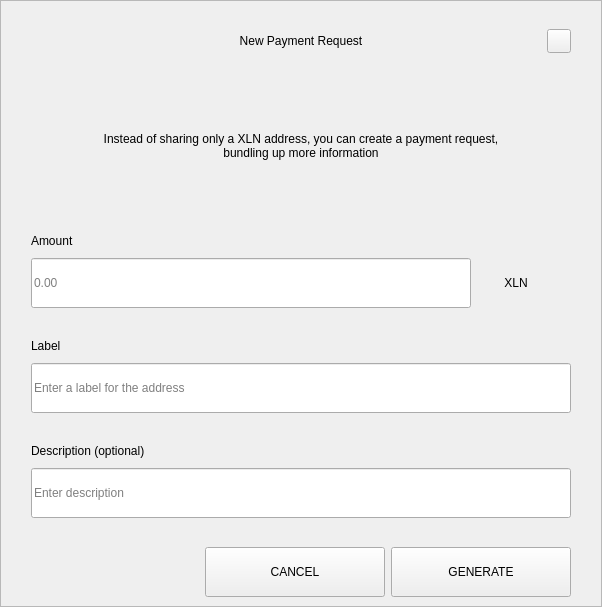
<?xml version="1.0" encoding="UTF-8"?>
<ui version="4.0">
 <class>RequestDialog</class>
 <widget class="QDialog" name="RequestDialog">
  <property name="geometry">
   <rect>
    <x>0</x>
    <y>0</y>
    <width>602</width>
    <height>607</height>
   </rect>
  </property>
  <property name="windowTitle">
   <string>Dialog</string>
  </property>
  <layout class="QVBoxLayout" name="verticalLayout_5">
   <property name="spacing">
    <number>0</number>
   </property>
   <property name="leftMargin">
    <number>0</number>
   </property>
   <property name="topMargin">
    <number>0</number>
   </property>
   <property name="rightMargin">
    <number>0</number>
   </property>
   <property name="bottomMargin">
    <number>0</number>
   </property>
   <item>
    <widget class="QFrame" name="frame">
     <property name="styleSheet">
      <string notr="true"/>
     </property>
     <property name="frameShape">
      <enum>QFrame::StyledPanel</enum>
     </property>
     <property name="frameShadow">
      <enum>QFrame::Raised</enum>
     </property>
     <layout class="QVBoxLayout" name="verticalLayout_4" stretch="1,0,0">
      <property name="spacing">
       <number>0</number>
      </property>
      <property name="leftMargin">
       <number>30</number>
      </property>
      <property name="topMargin">
       <number>20</number>
      </property>
      <property name="rightMargin">
       <number>30</number>
      </property>
      <property name="bottomMargin">
       <number>0</number>
      </property>
      <item>
       <layout class="QHBoxLayout" name="horizontalLayout_3">
        <property name="spacing">
         <number>0</number>
        </property>
        <item>
         <spacer name="horizontalSpacer_21">
          <property name="orientation">
           <enum>Qt::Horizontal</enum>
          </property>
          <property name="sizeHint" stdset="0">
           <size>
            <width>40</width>
            <height>20</height>
           </size>
          </property>
         </spacer>
        </item>
        <item>
         <widget class="QLabel" name="labelTitle">
          <property name="minimumSize">
           <size>
            <width>0</width>
            <height>40</height>
           </size>
          </property>
          <property name="maximumSize">
           <size>
            <width>16777215</width>
            <height>40</height>
           </size>
          </property>
          <property name="styleSheet">
           <string notr="true">padding-left:24px;</string>
          </property>
          <property name="text">
           <string>New Payment Request</string>
          </property>
          <property name="alignment">
           <set>Qt::AlignCenter</set>
          </property>
          <property name="margin">
           <number>7</number>
          </property>
         </widget>
        </item>
        <item>
         <spacer name="horizontalSpacer">
          <property name="orientation">
           <enum>Qt::Horizontal</enum>
          </property>
          <property name="sizeHint" stdset="0">
           <size>
            <width>40</width>
            <height>20</height>
           </size>
          </property>
         </spacer>
        </item>
        <item>
         <widget class="QPushButton" name="btnEsc">
          <property name="minimumSize">
           <size>
            <width>24</width>
            <height>24</height>
           </size>
          </property>
          <property name="maximumSize">
           <size>
            <width>24</width>
            <height>24</height>
           </size>
          </property>
          <property name="focusPolicy">
           <enum>Qt::NoFocus</enum>
          </property>
          <property name="text">
           <string/>
          </property>
         </widget>
        </item>
       </layout>
      </item>
      <item>
       <widget class="QStackedWidget" name="stack">
        <property name="minimumSize">
         <size>
          <width>540</width>
          <height>0</height>
         </size>
        </property>
        <property name="maximumSize">
         <size>
          <width>540</width>
          <height>16777215</height>
         </size>
        </property>
        <property name="currentIndex">
         <number>0</number>
        </property>
        <widget class="QWidget" name="page_1">
         <property name="minimumSize">
          <size>
           <width>540</width>
           <height>0</height>
          </size>
         </property>
         <property name="maximumSize">
          <size>
           <width>540</width>
           <height>16777215</height>
          </size>
         </property>
         <layout class="QVBoxLayout" name="layout1">
          <property name="spacing">
           <number>0</number>
          </property>
          <property name="leftMargin">
           <number>0</number>
          </property>
          <property name="topMargin">
           <number>0</number>
          </property>
          <property name="rightMargin">
           <number>0</number>
          </property>
          <property name="bottomMargin">
           <number>0</number>
          </property>
          <item>
           <spacer name="verticalSpacer_21">
            <property name="orientation">
             <enum>Qt::Vertical</enum>
            </property>
            <property name="sizeType">
             <enum>QSizePolicy::Fixed</enum>
            </property>
            <property name="sizeHint" stdset="0">
             <size>
              <width>20</width>
              <height>30</height>
             </size>
            </property>
           </spacer>
          </item>
          <item alignment="Qt::AlignHCenter">
           <widget class="QLabel" name="labelMessage">
            <property name="minimumSize">
             <size>
              <width>400</width>
              <height>50</height>
             </size>
            </property>
            <property name="text">
             <string>Instead of sharing only a XLN address, you can create a payment request, bundling up more information</string>
            </property>
            <property name="alignment">
             <set>Qt::AlignCenter</set>
            </property>
            <property name="wordWrap">
             <bool>true</bool>
            </property>
           </widget>
          </item>
          <item alignment="Qt::AlignBottom">
           <widget class="QWidget" name="containerAmount" native="true">
            <layout class="QVBoxLayout" name="verticalLayout">
             <property name="spacing">
              <number>9</number>
             </property>
             <property name="leftMargin">
              <number>0</number>
             </property>
             <property name="topMargin">
              <number>0</number>
             </property>
             <property name="rightMargin">
              <number>0</number>
             </property>
             <property name="bottomMargin">
              <number>0</number>
             </property>
             <item>
              <widget class="QLabel" name="labelSubtitleAmount">
               <property name="minimumSize">
                <size>
                 <width>350</width>
                 <height>16</height>
                </size>
               </property>
               <property name="maximumSize">
                <size>
                 <width>16777215</width>
                 <height>16</height>
                </size>
               </property>
               <property name="text">
                <string>Amount</string>
               </property>
              </widget>
             </item>
             <item alignment="Qt::AlignTop">
              <widget class="QWidget" name="layoutAmount" native="true">
               <layout class="QHBoxLayout" name="horizontalLayout" stretch="2,0">
                <property name="spacing">
                 <number>0</number>
                </property>
                <property name="leftMargin">
                 <number>0</number>
                </property>
                <property name="topMargin">
                 <number>0</number>
                </property>
                <property name="rightMargin">
                 <number>0</number>
                </property>
                <property name="bottomMargin">
                 <number>0</number>
                </property>
                <item>
                 <widget class="QLineEdit" name="lineEditAmount">
                  <property name="minimumSize">
                   <size>
                    <width>0</width>
                    <height>50</height>
                   </size>
                  </property>
                  <property name="maximumSize">
                   <size>
                    <width>16777215</width>
                    <height>50</height>
                   </size>
                  </property>
                  <property name="placeholderText">
                   <string notr="true">0.00</string>
                  </property>
                 </widget>
                </item>
                <item>
                 <widget class="QWidget" name="comboContainer" native="true">
                  <property name="minimumSize">
                   <size>
                    <width>100</width>
                    <height>50</height>
                   </size>
                  </property>
                  <property name="maximumSize">
                   <size>
                    <width>16777215</width>
                    <height>50</height>
                   </size>
                  </property>
                  <layout class="QHBoxLayout" name="horizontalLayout_31">
                   <property name="spacing">
                    <number>0</number>
                   </property>
                   <property name="leftMargin">
                    <number>0</number>
                   </property>
                   <property name="topMargin">
                    <number>0</number>
                   </property>
                   <property name="rightMargin">
                    <number>10</number>
                   </property>
                   <property name="bottomMargin">
                    <number>0</number>
                   </property>
                   <item>
                    <widget class="QLabel" name="comboBoxCoin">
                     <property name="text">
                      <string>XLN</string>
                     </property>
                     <property name="alignment">
                      <set>Qt::AlignCenter</set>
                     </property>
                    </widget>
                   </item>
                  </layout>
                 </widget>
                </item>
               </layout>
              </widget>
             </item>
            </layout>
           </widget>
          </item>
          <item>
           <spacer name="verticalSpacer_31">
            <property name="orientation">
             <enum>Qt::Vertical</enum>
            </property>
            <property name="sizeType">
             <enum>QSizePolicy::Fixed</enum>
            </property>
            <property name="sizeHint" stdset="0">
             <size>
              <width>20</width>
              <height>30</height>
             </size>
            </property>
           </spacer>
          </item>
          <item>
           <layout class="QVBoxLayout" name="verticalLayoutLabel">
            <property name="spacing">
             <number>9</number>
            </property>
            <item>
             <widget class="QLabel" name="labelSubtitleLabel">
              <property name="minimumSize">
               <size>
                <width>0</width>
                <height>16</height>
               </size>
              </property>
              <property name="maximumSize">
               <size>
                <width>16777215</width>
                <height>16</height>
               </size>
              </property>
              <property name="text">
               <string>Label</string>
              </property>
             </widget>
            </item>
            <item>
             <widget class="QLineEdit" name="lineEditLabel">
              <property name="minimumSize">
               <size>
                <width>0</width>
                <height>50</height>
               </size>
              </property>
              <property name="maximumSize">
               <size>
                <width>16777215</width>
                <height>50</height>
               </size>
              </property>
              <property name="placeholderText">
               <string>Enter a label for the address</string>
              </property>
             </widget>
            </item>
           </layout>
          </item>
          <item>
           <spacer name="verticalSpacer_34">
            <property name="orientation">
             <enum>Qt::Vertical</enum>
            </property>
            <property name="sizeType">
             <enum>QSizePolicy::Fixed</enum>
            </property>
            <property name="sizeHint" stdset="0">
             <size>
              <width>20</width>
              <height>30</height>
             </size>
            </property>
           </spacer>
          </item>
          <item>
           <layout class="QVBoxLayout" name="verticalLayoutDescription">
            <property name="spacing">
             <number>9</number>
            </property>
            <item>
             <widget class="QLabel" name="labelSubtitleDescription">
              <property name="minimumSize">
               <size>
                <width>0</width>
                <height>16</height>
               </size>
              </property>
              <property name="maximumSize">
               <size>
                <width>16777215</width>
                <height>16</height>
               </size>
              </property>
              <property name="text">
               <string>Description (optional)</string>
              </property>
             </widget>
            </item>
            <item>
             <widget class="QLineEdit" name="lineEditDescription">
              <property name="minimumSize">
               <size>
                <width>0</width>
                <height>50</height>
               </size>
              </property>
              <property name="maximumSize">
               <size>
                <width>16777215</width>
                <height>50</height>
               </size>
              </property>
              <property name="placeholderText">
               <string>Enter description</string>
              </property>
             </widget>
            </item>
            <item>
             <spacer name="verticalSpacer_4">
              <property name="orientation">
               <enum>Qt::Vertical</enum>
              </property>
              <property name="sizeType">
               <enum>QSizePolicy::Fixed</enum>
              </property>
              <property name="sizeHint" stdset="0">
               <size>
                <width>20</width>
                <height>20</height>
               </size>
              </property>
             </spacer>
            </item>
           </layout>
          </item>
         </layout>
        </widget>
        <widget class="QWidget" name="page_2">
         <layout class="QVBoxLayout" name="layout2">
          <item>
           <spacer name="verticalSpacer_5">
            <property name="orientation">
             <enum>Qt::Vertical</enum>
            </property>
            <property name="sizeType">
             <enum>QSizePolicy::Fixed</enum>
            </property>
            <property name="sizeHint" stdset="0">
             <size>
              <width>20</width>
              <height>50</height>
             </size>
            </property>
           </spacer>
          </item>
          <item alignment="Qt::AlignHCenter">
           <widget class="QLabel" name="labelQrImg">
            <property name="minimumSize">
             <size>
              <width>260</width>
              <height>260</height>
             </size>
            </property>
            <property name="maximumSize">
             <size>
              <width>260</width>
              <height>260</height>
             </size>
            </property>
            <property name="text">
             <string/>
            </property>
            <property name="alignment">
             <set>Qt::AlignCenter</set>
            </property>
           </widget>
          </item>
          <item>
           <spacer name="verticalSpacer_2">
            <property name="orientation">
             <enum>Qt::Vertical</enum>
            </property>
            <property name="sizeType">
             <enum>QSizePolicy::Fixed</enum>
            </property>
            <property name="sizeHint" stdset="0">
             <size>
              <width>20</width>
              <height>30</height>
             </size>
            </property>
           </spacer>
          </item>
          <item alignment="Qt::AlignHCenter">
           <widget class="QLabel" name="labelAddress">
            <property name="text">
             <string>D7VFR83SQbiezrW72hjcWJtcfip5krte2Z </string>
            </property>
           </widget>
          </item>
          <item>
           <spacer name="verticalSpacer_32">
            <property name="orientation">
             <enum>Qt::Vertical</enum>
            </property>
            <property name="sizeType">
             <enum>QSizePolicy::Expanding</enum>
            </property>
            <property name="sizeHint" stdset="0">
             <size>
              <width>20</width>
              <height>20</height>
             </size>
            </property>
           </spacer>
          </item>
          <item>
           <layout class="QHBoxLayout" name="horizontal">
            <property name="leftMargin">
             <number>20</number>
            </property>
            <property name="rightMargin">
             <number>20</number>
            </property>
            <property name="bottomMargin">
             <number>20</number>
            </property>
            <item>
             <spacer name="horizontalSpacer_4">
              <property name="orientation">
               <enum>Qt::Horizontal</enum>
              </property>
              <property name="sizeHint" stdset="0">
               <size>
                <width>40</width>
                <height>20</height>
               </size>
              </property>
             </spacer>
            </item>
            <item>
             <widget class="QPushButton" name="btnCopyAddress">
              <property name="minimumSize">
               <size>
                <width>180</width>
                <height>50</height>
               </size>
              </property>
              <property name="text">
               <string>COPY ADDRESS</string>
              </property>
             </widget>
            </item>
            <item>
             <widget class="QPushButton" name="btnCopyUrl">
              <property name="minimumSize">
               <size>
                <width>180</width>
                <height>50</height>
               </size>
              </property>
              <property name="text">
               <string>COPY URL</string>
              </property>
             </widget>
            </item>
            <item>
             <spacer name="horizontalSpacer_2">
              <property name="orientation">
               <enum>Qt::Horizontal</enum>
              </property>
              <property name="sizeHint" stdset="0">
               <size>
                <width>40</width>
                <height>20</height>
               </size>
              </property>
             </spacer>
            </item>
           </layout>
          </item>
         </layout>
        </widget>
       </widget>
      </item>
      <item>
       <widget class="QWidget" name="buttonsStack" native="true">
        <layout class="QHBoxLayout" name="horizontalLayout_5">
         <property name="leftMargin">
          <number>20</number>
         </property>
         <property name="rightMargin">
          <number>0</number>
         </property>
         <item>
          <spacer name="horizontalSpacer_41">
           <property name="orientation">
            <enum>Qt::Horizontal</enum>
           </property>
           <property name="sizeHint" stdset="0">
            <size>
             <width>40</width>
             <height>20</height>
            </size>
           </property>
          </spacer>
         </item>
         <item>
          <widget class="QPushButton" name="btnCancel">
           <property name="minimumSize">
            <size>
             <width>180</width>
             <height>50</height>
            </size>
           </property>
           <property name="focusPolicy">
            <enum>Qt::NoFocus</enum>
           </property>
           <property name="text">
            <string>CANCEL</string>
           </property>
          </widget>
         </item>
         <item>
          <widget class="QPushButton" name="btnSave">
           <property name="minimumSize">
            <size>
             <width>180</width>
             <height>50</height>
            </size>
           </property>
           <property name="focusPolicy">
            <enum>Qt::NoFocus</enum>
           </property>
           <property name="text">
            <string>GENERATE</string>
           </property>
          </widget>
         </item>
        </layout>
       </widget>
      </item>
     </layout>
    </widget>
   </item>
  </layout>
 </widget>
 <resources/>
 <connections/>
</ui>
